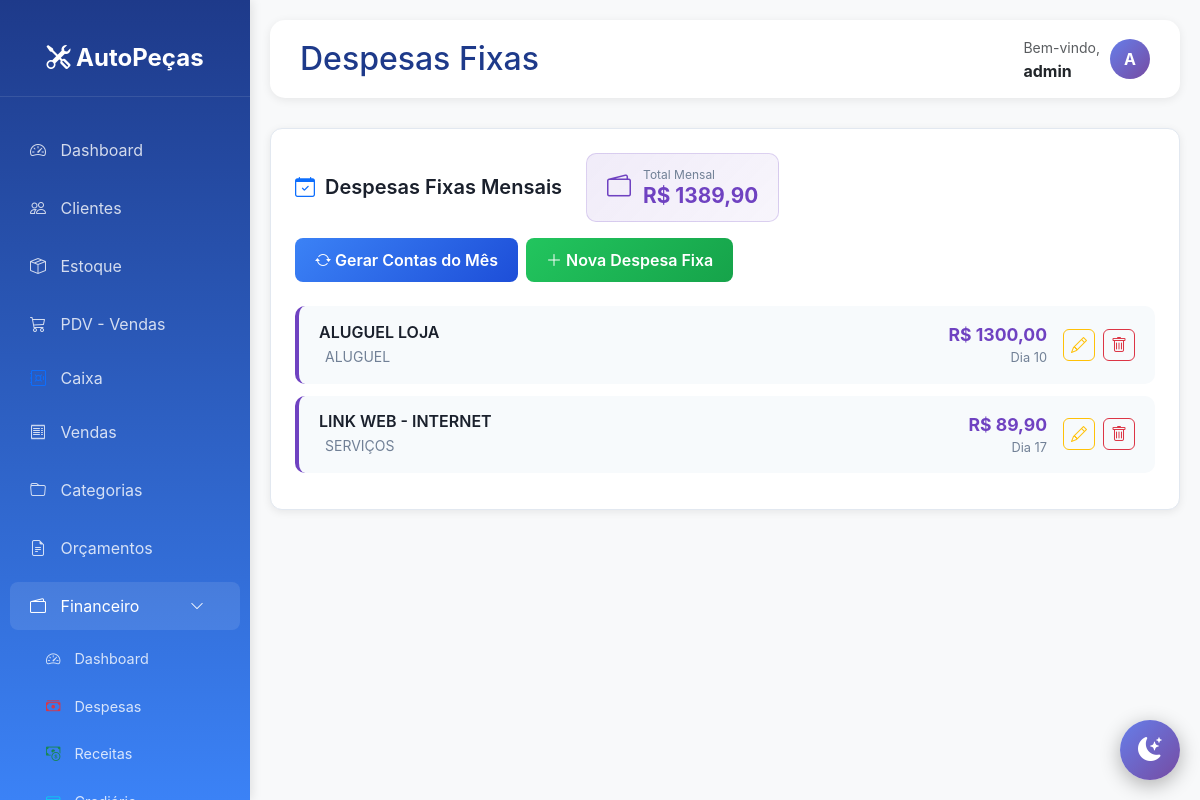
The app's page /financeiro/despesas-fixas/ (signed in) with its own data.
### financeiro/models.py (models this page shows, shortened)
class DespesaFixa(models.Model):
    descricao = models.CharField(max_length=200, verbose_name='Descrição')
    categoria = models.ForeignKey(CategoriaDespesa, on_delete=models.PROTECT,
                                  verbose_name='Categoria')
    valor = models.DecimalField(max_digits=10, decimal_places=2, verbose_name='Valor')
    dia_vencimento = models.IntegerField(verbose_name='Dia de Vencimento',
                                         help_text='Dia do mês para vencimento')
    observacoes = models.TextField(blank=True, null=True, verbose_name='Observações')
    ativo = models.BooleanField(default=True, verbose_name='Ativo')
    data_inicio = models.DateField(default=date.today, verbose_name='Data de Início')
    data_fim = models.DateField(blank=True, null=True, verbose_name='Data de Término',
                                help_text='Deixe em branco para despesa sem prazo')
    fornecedor = models.ForeignKey('estoque.Fornecedor', on_delete=models.SET_NULL,
                                   blank=True, null=True, verbose_name='Fornecedor',
                                   related_name='despesas_fixas')
    data_cadastro = models.DateTimeField(auto_now_add=True)
    data_atualizacao = models.DateTimeField(auto_now=True)
    class Meta:
        verbose_name = 'Despesa Fixa'
        verbose_name_plural = 'Despesas Fixas'
        ordering = ['dia_vencimento', 'descricao']

class CategoriaDespesa(models.Model):
    TIPO_CHOICES = [
        ('FIXA', 'Despesa Fixa'),
        ('VARIAVEL', 'Despesa Variável'),
        ('AMBOS', 'Ambos'),
    ]
    nome = models.CharField(max_length=100, verbose_name='Nome')
    tipo = models.CharField(max_length=10, choices=TIPO_CHOICES, default='AMBOS', verbose_name='Tipo')
    icone = models.CharField(max_length=50, default='bi-folder', verbose_name='Ícone',
                             help_text='Classe do ícone Bootstrap (ex: bi-house)')
    cor = models.CharField(max_length=20, default='#6c757d', verbose_name='Cor',
                           help_text='Cor em hexadecimal')
    ativo = models.BooleanField(default=True, verbose_name='Ativo')
    ordem = models.IntegerField(default=0, verbose_name='Ordem de Exibição')
    class Meta:
        verbose_name = 'Categoria de Despesa'
        verbose_name_plural = 'Categorias de Despesas'
        ordering = ['ordem', 'nome']

### financeiro/views.py (the view)
# urls.py: path('despesas-fixas/', views.lista_despesas_fixas, name='lista_despesas_fixas'),
@login_required
def lista_despesas_fixas(request):
    despesas = DespesaFixa.objects.filter(ativo=True).select_related('categoria').order_by('dia_vencimento')
    total_mensal = despesas.aggregate(total=Coalesce(Sum('valor'), Decimal('0')))['total']
    context = {
        'despesas': despesas,
        'total_mensal': total_mensal,
        'today': date.today(),
    }
    return render(request, 'financeiro/despesas_fixas_lista.html', context)

### templates/financeiro/despesas_fixas_lista.html (shortened to what this page needs)
{% extends 'base.html' %}
{% block page_title %}Despesas Fixas{% endblock %}
{% block content %}
<div class="fin-container">
    <div class="main-card">
        <div class="header-section">
            <div class="d-flex align-items-center gap-4 flex-wrap">
                <h5><i class="bi bi-calendar-check text-primary"></i> Despesas Fixas Mensais</h5>
                <div class="total-mensal">
                    <i class="bi bi-wallet2"></i>
                    <div class="info">
                        <p>Total Mensal</p>
                        <h4>R$ {{ total_mensal|floatformat:2 }}</h4>
                    </div>
                </div>
            </div>
            <div class="d-flex gap-2">
                <form method="post" action="{% url 'financeiro:gerar_despesas_mes' %}" style="display: inline;">
                    <button type="submit" class="btn btn-gerar" onclick="return confirm('Gerar contas a pagar para todas as despesas fixas do mês atual?');">
                        <i class="bi bi-arrow-repeat"></i> Gerar Contas do Mês
                    </button>
                </form>
                <a href="{% url 'financeiro:criar_despesa_fixa' %}" class="btn btn-novo">
                    <i class="bi bi-plus-lg"></i> Nova Despesa Fixa
                </a>
            </div>
        </div>
        {% if despesas %}
        {% for despesa in despesas %}
        <div class="despesa-card">
            <div class="despesa-info">
                <h6>{{ despesa.descricao }}</h6>
                <small>
                    {{ despesa.categoria.nome }}
                </small>
            </div>
            <div class="d-flex align-items-center">
                <div class="despesa-valor">
                    <div class="valor">R$ {{ despesa.valor|floatformat:2 }}</div>
                    <div class="dia">Dia {{ despesa.dia_vencimento }}</div>
                </div>
                <div class="despesa-acoes">
                    <a href="{% url 'financeiro:editar_despesa_fixa' despesa.id %}" class="btn btn-acao btn-outline-warning" title="Editar">
                        <i class="bi bi-pencil"></i>
                    </a>
                    <form method="post" action="{% url 'financeiro:deletar_despesa_fixa' despesa.id %}" style="display: inline;">
                        <button type="submit" class="btn btn-acao btn-outline-danger" title="Desativar" onclick="return confirm('Desativar esta despesa fixa?');">
                            <i class="bi bi-trash"></i>
                        </button>
                    </form>
                </div>
            </div>
        </div>
        {% endfor %}
        {% endif %}
    </div>
</div>
{% endblock %}

### templates/base.html (shortened to what this page needs)
<!DOCTYPE html>
<html lang="pt-BR">
<head>
    <link href="https://cdn.jsdelivr.net/npm/bootstrap@5.3.0/dist/css/bootstrap.min.css" rel="stylesheet">
    <link rel="stylesheet" href="https://cdn.jsdelivr.net/npm/bootstrap-icons@1.10.0/font/bootstrap-icons.css">
</head>
<body>
    <div class="sidebar">
        <div class="logo">
            <i class="bi bi-tools"></i> AutoPeças
        </div>
        <nav class="nav flex-column mt-4">
            <a class="nav-link {% if request.path == '/' %}active{% endif %}" href="{% url 'dashboard' %}">
                <i class="bi bi-speedometer2"></i> Dashboard
            </a>
            <a class="nav-link {% if 'clientes' in request.path %}active{% endif %}" href="{% url 'lista_clientes' %}">
                <i class="bi bi-people"></i> Clientes
            </a>
            <a class="nav-link {% if 'estoque' in request.path %}active{% endif %}" href="{% url 'lista_estoque' %}">
                <i class="bi bi-box-seam"></i> Estoque
            </a>
            <a class="nav-link {% if 'pdv' in request.path %}active{% endif %}" href="{% url 'pdv' %}">
                <i class="bi bi-cart3"></i> PDV - Vendas
            </a>
            <a class="nav-link py-2" href="{% url 'financeiro:dashboard_caixa' %}">
                <i class="bi bi-safe text-primary"></i> Caixa
            </a>
            <a class="nav-link {% if 'vendas' in request.path %}active{% endif %}" href="{% url 'lista_vendas' %}">
                <i class="bi bi-receipt"></i> Vendas
            </a>
            <a class="nav-link" href="{% url 'lista_categorias' %}">
                <i class="bi bi-folder"></i> Categorias
            </a>
            <a class="nav-link" href="{% url 'lista_orcamentos' %}">
                <i class="bi bi-file-earmark-text"></i> Orçamentos
            </a>
            <a class="nav-link d-flex justify-content-between align-items-center {% if 'financeiro' in request.path %}active{% endif %}"
            data-bs-toggle="collapse" href="#menuFinanceiro" role="button"
            aria-expanded="{% if 'financeiro' in request.path %}true{% else %}false{% endif %}">
                <span><i class="bi bi-wallet2"></i> Financeiro</span>
                <i class="bi bi-chevron-down small"></i>
            </a>
            <div class="collapse {% if 'financeiro' in request.path %}show{% endif %}" id="menuFinanceiro">
                <nav class="nav flex-column ms-3" style="font-size: 0.9rem;">
                    <a class="nav-link py-2" href="{% url 'financeiro:dashboard' %}">
                        <i class="bi bi-speedometer2"></i> Dashboard
                    </a>
                    <a class="nav-link py-2" href="{% url 'financeiro:lista_contas' %}">
                        <i class="bi bi-cash-stack text-danger"></i> Despesas
                    </a>
                    <a class="nav-link py-2" href="{% url 'financeiro:lista_receitas' %}">
                        <i class="bi bi-cash-coin text-success"></i> Receitas
                    </a>
                    <a class="nav-link py-2" href="{% url 'financeiro:lista_crediario' %}">
                        <i class="bi bi-credit-card text-info"></i> Crediário
                    </a>
                </nav>
            </div>
        </nav>
    </div>
    <div class="main-content">
        <div class="topbar">
            <h2>{% block page_title %}Sistema de Gestão{% endblock %}</h2>
            <div class="user-info">
                <div>
                    <small class="text-muted">Bem-vindo,</small><br>
                    <strong>{{ user.username }}</strong>
                </div>
                <div class="user-avatar">
                    {{ user.username|slice:":1"|upper }}
                </div>
            </div>
        </div>
        {% block content %}{% endblock %}
    </div>
    <button class="theme-toggle" id="theme-toggle" title="Alternar tema">
        <i class="bi bi-moon-stars-fill" id="theme-icon"></i>
    </button>
</body>
</html>

### templates/base.html (style rules this page uses)
:root { --primary-color: #0d6efd; --secondary-color: #6c757d; --success-color: #198754; --danger-color: #dc3545; --warning-color: #ffc107; --info-color: #0dcaf0; }
body { font-family: -apple-system, BlinkMacSystemFont, 'Segoe UI', Roboto, 'Helvetica Neue', Arial, sans-serif; background-color: #f8f9fa; transition: background-color 0.3s ease, color 0.3s ease; }
.theme-toggle { position: fixed; bottom: 20px; right: 20px; width: 60px; height: 60px; border-radius: 50%; background: linear-gradient(135deg, #667eea 0%, #764ba2 100%); border: none; color: white; font-size: 24px; cursor: pointer; box-shadow: 0 5px 20px rgba(0,0,0,0.3); transition: all 0.3s ease; z-index: 1000; display: flex; align-items: center; justify-content: center; }
.sidebar { height: 100vh; background: linear-gradient(180deg, #1e3a8a 0%, #3b82f6 100%); color: white; position: fixed; top: 0; left: 0; width: 250px; padding-top: 20px; box-shadow: 2px 0 10px rgba(0,0,0,0.1); overflow-y: auto; overflow-x: hidden; }
.sidebar .logo { text-align: center; padding: 20px; font-size: 24px; font-weight: bold; border-bottom: 1px solid rgba(255,255,255,0.1); }
.sidebar .nav-link { color: rgba(255,255,255,0.8); padding: 12px 20px; margin: 5px 10px; border-radius: 8px; transition: all 0.3s; }
.sidebar .nav-link:hover, .sidebar .nav-link.active { background-color: rgba(255,255,255,0.1); color: white; }
.sidebar .nav-link i { margin-right: 10px; width: 20px; }
.main-content { margin-left: 250px; padding: 20px; }
.topbar { background: white; padding: 15px 30px; border-radius: 15px; margin-bottom: 30px; box-shadow: 0 2px 10px rgba(0,0,0,0.08); display: flex; justify-content: space-between; align-items: center; }
.topbar h2 { margin: 0; color: #1e3a8a; }
.user-info { display: flex; align-items: center; gap: 10px; }
.user-avatar { width: 40px; height: 40px; border-radius: 50%; background: linear-gradient(135deg, #667eea 0%, #764ba2 100%); display: flex; align-items: center; justify-content: center; color: white; font-weight: bold; }

### templates/financeiro/despesas_fixas_lista.html (style rules this page uses)
.fin-container { --card-bg: #ffffff; --card-border: #e2e8f0; --text-primary: #1a202c; --text-secondary: #4a5568; --text-muted: #718096; --bg-secondary: #f7fafc; --shadow: 0 2px 8px rgba(0,0,0,0.08); }
.main-card { background: var(--card-bg); border-radius: 12px; padding: 24px; box-shadow: var(--shadow); border: 1px solid var(--card-border); }
.header-section { display: flex; justify-content: space-between; align-items: center; margin-bottom: 24px; flex-wrap: wrap; gap: 16px; }
.header-section h5 { margin: 0; font-weight: 600; color: var(--text-primary); display: flex; align-items: center; gap: 10px; }
.total-mensal { background: linear-gradient(135deg, rgba(111, 66, 193, 0.1) 0%, rgba(111, 66, 193, 0.05) 100%); border: 1px solid rgba(111, 66, 193, 0.2); border-radius: 10px; padding: 12px 20px; display: flex; align-items: center; gap: 12px; }
.total-mensal i { font-size: 1.5rem; color: #6f42c1; }
.total-mensal .info p { margin: 0; font-size: 0.75rem; color: var(--text-muted); }
.total-mensal .info h4 { margin: 0; font-size: 1.3rem; font-weight: 700; color: #6f42c1; }
.btn-novo { background: linear-gradient(135deg, #22c55e 0%, #16a34a 100%); border: none; color: white; font-weight: 600; padding: 10px 20px; border-radius: 8px; }
.btn-gerar { background: linear-gradient(135deg, #3b82f6 0%, #1d4ed8 100%); border: none; color: white; font-weight: 600; padding: 10px 20px; border-radius: 8px; }
.despesa-card { background: var(--bg-secondary); border-radius: 10px; padding: 16px 20px; margin-bottom: 12px; display: flex; justify-content: space-between; align-items: center; border-left: 4px solid #6f42c1; transition: transform 0.15s; }
.despesa-info h6 { margin: 0; font-weight: 600; color: var(--text-primary); }
.despesa-info small { color: var(--text-muted); display: flex; align-items: center; gap: 6px; margin-top: 4px; }
.despesa-valor { text-align: right; }
.despesa-valor .valor { font-size: 1.1rem; font-weight: 700; color: #6f42c1; }
.despesa-valor .dia { font-size: 0.8rem; color: var(--text-muted); }
.despesa-acoes { display: flex; gap: 8px; margin-left: 16px; }
.btn-acao { width: 32px; height: 32px; padding: 0; display: inline-flex; align-items: center; justify-content: center; border-radius: 6px; }

### records on screen
DespesaFixa: descricao "ALUGUEL LOJA", categoria.nome "ALUGUEL", valor "1300,00", dia_vencimento "10"
DespesaFixa: descricao "LINK WEB - INTERNET", categoria.nome "SERVIÇOS", valor "89,90", dia_vencimento "17"

### other values on screen
{{ user.username }} "admin"
{{ user.username|slice:":1"|upper }} "A"
{{ total_mensal|floatformat:2 }} "1389,90"
